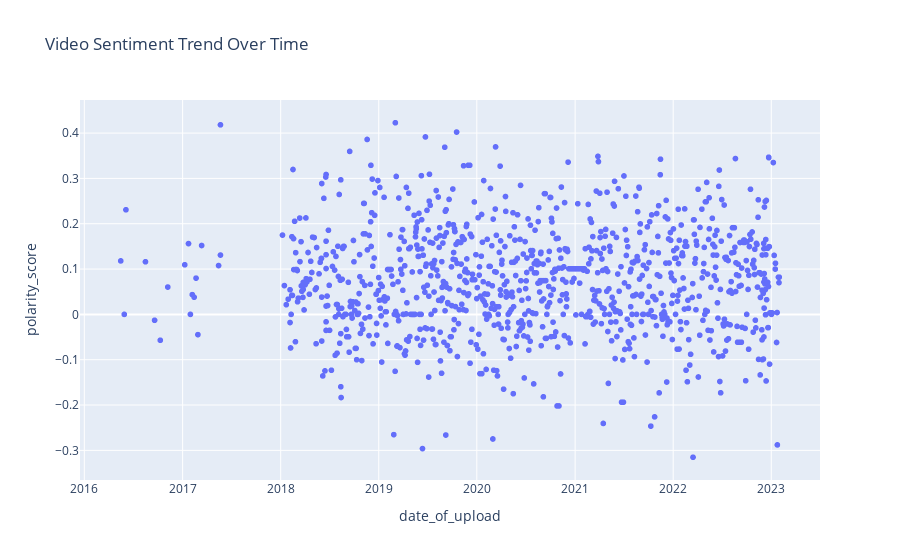

The notebook cell saved with this chart:
### Code cell
# Create a scatter plot with initial data (first data point)
fig = px.scatter(senti_df, x='date_of_upload', y='polarity_score', 
                 labels={'sentiment_score': 'polarity_score'},
                 title='Video Sentiment Trend Over Time',
                 hover_data=['video_title'])

# # Show the plot
fig.show()

### Figure 1 — Plotly figure (JSON) as saved in the notebook; plotly's stock layout.template omitted (floating-point values rounded to 4 significant figures; data arrays with more than 128 entries replaced by an {"elided": "..."} marker saying what was removed)
{"data": [{"customdata": {"elided": "1084x1 str values"}, "hovertemplate": "date_of_upload=%{x}<br>polarity_score=%{y}<br>video_title=%{customdata[0]}<extra></extra>", "legendgroup": "", "marker": {"color": "#636efa", "symbol": "circle"}, "mode": "markers", "name": "", "showlegend": false, "type": "scattergl", "x": {"elided": "1084 str values"}, "xaxis": "x", "y": {"elided": "1084 float values"}, "yaxis": "y"}], "layout": {"autosize": true, "legend": {"tracegroupgap": 0}, "title": {"text": "Video Sentiment Trend Over Time"}, "xaxis": {"anchor": "y", "autorange": true, "domain": [0, 1], "range": ["2015-12-10 19:36:00.3114", "2023-07-06 14:10:22.6886"], "title": {"text": "date_of_upload"}, "type": "date"}, "yaxis": {"anchor": "x", "autorange": true, "domain": [0, 1], "range": [-0.3761, 0.4837], "title": {"text": "polarity_score"}, "type": "linear"}}}
